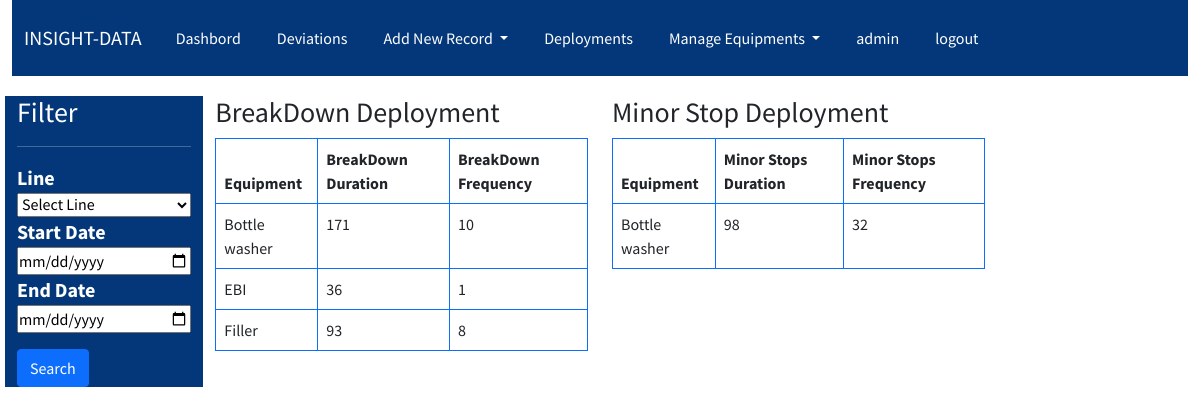
The app's page /insight/deviation/deployment (signed in) with its own data.
### accounts/models.py (models this page shows, shortened)
class AccountsUser(AbstractBaseUser,PermissionsMixin):
    email =models.EmailField(unique=True)
    sap_no =models.PositiveIntegerField()
    user_name =models.CharField(max_length=20)
    first_name =models.CharField(max_length=50,blank=True)
    last_name =models.CharField(max_length=50,blank=True)
    is_active =models.BooleanField(default=False)
    is_staff =models.BooleanField(default=False)
    created_on =models.DateTimeField(auto_now_add=True)
    objects = CustomAccountManager()
    USERNAME_FIELD ='email'
    REQUIRED_FIELDS = ['user_name','sap_no','first_name','last_name']

### insight/models.py (models this page shows, shortened)
class Equipment(models.Model):
    name = models.CharField(max_length=100,choices=choices.equipment_choices)

### insight/views.py (the view)
# urls.py: path('deviation/deployment',DeviationDeploymentView,name='deployment'),
@login_required
@permission_required('insight.can_view_dev_deployment')
def DeviationDeploymentView(request):
    deviations =Deviation.objects.values('equipment__name')
    function_failures =FunctionFailure.objects.all()
    failure_modes =FailureMode.objects.all()
    lines =Line.objects.all()
    line= request.GET.get('line')
    function_failures =FunctionFailure.objects.all()
    start_date=request.GET.get('start-date')
    end_date=request.GET.get('end-date')
    if line !='' and line is not None:
        deviations= deviations.filter(insight__line__id=line)
    if start_date !='' and start_date is not None:
        deviations =deviations.filter(insight__production_date__gte= start_date)
    if end_date !='' and start_date is not None:
        deviations =deviations.filter(insight__production_date__lte= end_date)
    bddeployments=deviations.filter(category=1).annotate(duration=Sum('duration',distinct=True),frequency=Sum('frequency',distinct=True))
    msdeployments=deviations.filter(category=2).annotate(duration=Sum('duration',distinct=True),frequency=Sum('frequency',distinct=True))
    context={
        'lines':lines,
        'msdeployments':msdeployments,
        'bddeployments':bddeployments
    }
    return render(request,'insight/deployment-dashboard.html',context)

### insight/models.py (called while the page is built)
    def __str__(self):
        return self.name

### insight/templates/insight/deployment-dashboard.html
{% extends 'base.html' %}{% block content %} {% include 'navbar.html' %}
<div class="deviation">
  <div class="row">
    <div class="col-md-2 col-sm-12 content-sidebar">
      <h3>Filter</h3>
      <hr />
      {% include 'insight/dev-deployment-filter.html' %}
    </div>
    <div class="col-md-4  col-sm-12 table-responsive">
      <h3>BreakDown Deployment</h3>
      <table class="table table-bordered border-primary">
        <thead>
          <tr>
            <th>Equipment</th>
            <th>BreakDown Duration</th>
            <th>BreakDown Frequency</th>
          </tr>
        </thead>
        <tbody>
          {% for bd in bddeployments %}
          <tr>
            <td>{{bd.equipment__name}}</td>
            <td>{{bd.duration}}</td>
            <td>{{bd.frequency}}</td>
          </tr>
          {% endfor %}
        </tbody>
      </table>
    </div>
    <div class="col-md-4 col-sm-12">
      <h3>Minor Stop Deployment</h3>
      <div>
        <table class="table table-bordered border-primary">
          <thead>
            <tr>
              <th>Equipment</th>
              <th>Minor Stops Duration</th>
              <th>Minor Stops Frequency</th>
            </tr>
          </thead>
          <tbody>
            {% for ms in msdeployments %}
            <tr>
              <td>{{ms.equipment__name}}</td>
              <td>{{ms.duration}}</td>
              <td>{{ms.frequency}}</td>
            </tr>
            {% endfor %}
          </tbody>
        </table>
      </div>
    </div>
  </div>
</div>
{% endblock content %}

### templates/navbar.html (shortened to what this page needs)
<nav class="navbar navbar-expand-lg"style='background-color: var(--nav)'>
  <div class="container-fluid">
    <a class="navbar-brand"  href="{% url 'dashboard' %}">INSIGHT-DATA</a>
       {% if user.is_authenticated %}
    <div class="collapse navbar-collapse" id="navbarNavDropdown">
      <ul class="navbar-nav">
          <li class="nav-item">
            <a
              class="nav-link active"
              aria-current="page"
              href="{% url 'dashboard' %}"
              >Dashbord</a
            >
          </li>
          <li class="nav-item">
            <a class="nav-link" href="{% url 'list-deviation' %}">Deviations</a>
          </li>
          {% if perms.insight.add_insightdata %}
        <li class="nav-item dropdown">
          <a class="nav-link dropdown-toggle" href="#" id="navbarDropdownMenuLink" role="button" data-bs-toggle="dropdown" aria-expanded="false">
             Add New Record
          </a>
          </li>
          {% endif %}
          {% if perms.insight.add_insightdata %}
          <li class="nav-item">
            <a class="nav-link" href="{% url 'deployment' %}">Deployments</a>
          </li>
           {% endif %}
          {% if perms.insight.add_functionfailure %}
          <li class="nav-item dropdown">
            <a class="nav-link dropdown-toggle" href="#" id="navbarDropdownMenuLink" role="button" data-bs-toggle="dropdown" aria-expanded="false">
              Manage Equipments
            </a>
            </li>
            {% endif %}
          <li class="nav-item">
            <a class="nav-link" href="#">{{user.user_name}}</a>
          </li>
          <li class="nav-item">
            <a class="nav-link" href="{% url 'logout' %}">logout</a>
          </li>
          </ul>
      {% endif %}
  </div>
</nav>

### static/css/style.css (style rules this page uses)
:root { --nav: #043779; --content: #ffffff; --textcontent: #fefefe; --bs-blue: #0d6efd; --bs-indigo: #6610f2; --bs-purple: #6f42c1; --bs-pink: #d63384; --bs-red: #dc3545; --bs-orange: #fd7e14; --bs-yellow: #ffc107; --bs-green: #198754; --bs-teal: #20c997; --bs-cyan: #0dcaf0; --bs-white: #fff; --bs-gray: #6c757d; --bs-gray-dark: #343a40; --bs-primary: #0d6efd; --bs-secondary: #6c757d; --bs-success: #198754; --bs-info: #0dcaf0; --bs-warning: #ffc107; --bs-danger: #dc3545; --bs-light: #f8f9fa; --bs-dark: #212529; --bs-font-sans-serif: system-ui, -apple-system, "Segoe UI", Roboto, "Helvetica Neue", Arial, "Noto Sans", "Liberation Sans", sans-serif, "Apple Color Emoji", "Segoe UI Emoji", "Segoe UI Symbol", "Noto Color Emoji"; --bs-font-monospace: SFMono-Regular, Menlo, Monaco, Consolas, "Liberation Mono", "Courier New", monospace; --bs-gradient: linear-gradient( 180deg, rgba(255, 255, 255, 0.15), rgba(255, 255, 255, 0) ); }
* { padding: 0; margin: 0; box-sizing: border-box; }
ul { list-style: none; }
a { text-decoration: none; color: var(--textcontent); }
body { font-family: "Source Sans Pro", sans-serif; }
nav li { padding: 10px; }
.nav-link { color: #fff !important; }
.deviation { margin: 20px 5px 5px 5px; }
.content-sidebar { background-color: var(--nav); color: var(--textcontent); }

### records on screen
AccountsUser: user_name "admin"
Equipment: equipment__name "Bottle washer", duration "171", frequency "10", duration "98", frequency "32"
Equipment: equipment__name "EBI", duration "36", frequency "1"
Equipment: equipment__name "Filler", duration "93", frequency "8"
